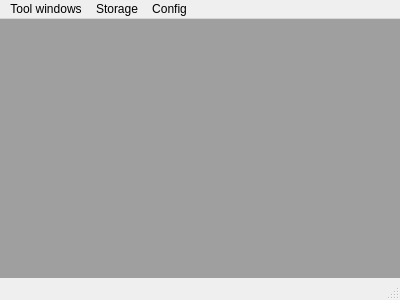
<?xml version="1.0" encoding="UTF-8"?>
<ui version="4.0">
 <class>ToolWindowManager</class>
 <widget class="QMainWindow" name="ToolWindowManager">
  <property name="geometry">
   <rect>
    <x>0</x>
    <y>0</y>
    <width>400</width>
    <height>300</height>
   </rect>
  </property>
  <property name="windowTitle">
   <string>ToolWindowManager</string>
  </property>
  <widget class="QWidget" name="centralWidget">
   <layout class="QVBoxLayout" name="verticalLayout">
    <property name="leftMargin">
     <number>0</number>
    </property>
    <property name="topMargin">
     <number>0</number>
    </property>
    <property name="rightMargin">
     <number>0</number>
    </property>
    <property name="bottomMargin">
     <number>0</number>
    </property>
    <item>
     <widget class="QMdiArea" name="mdiArea"/>
    </item>
   </layout>
  </widget>
  <widget class="QMenuBar" name="menuBar">
   <property name="geometry">
    <rect>
     <x>0</x>
     <y>0</y>
     <width>400</width>
     <height>23</height>
    </rect>
   </property>
   <widget class="QMenu" name="menuToolWindows">
    <property name="title">
     <string>Tool windows</string>
    </property>
   </widget>
   <widget class="QMenu" name="menuOptions">
    <property name="title">
     <string>Storage</string>
    </property>
    <addaction name="actionSaveState"/>
    <addaction name="actionRestoreState"/>
    <addaction name="actionClearState"/>
   </widget>
   <widget class="QMenu" name="menuConfig">
    <property name="title">
     <string>Config</string>
    </property>
    <addaction name="actionClosableTabs"/>
    <addaction name="actionInactiveTabButtonsVisible"/>
   </widget>
   <addaction name="menuToolWindows"/>
   <addaction name="menuOptions"/>
   <addaction name="menuConfig"/>
  </widget>
  <widget class="QStatusBar" name="statusBar"/>
  <action name="actionSaveState">
   <property name="text">
    <string>Save state</string>
   </property>
  </action>
  <action name="actionRestoreState">
   <property name="text">
    <string>Restore state</string>
   </property>
  </action>
  <action name="actionClearState">
   <property name="text">
    <string>Clear state and exit</string>
   </property>
  </action>
  <action name="actionClosableTabs">
   <property name="checkable">
    <bool>true</bool>
   </property>
   <property name="checked">
    <bool>true</bool>
   </property>
   <property name="text">
    <string>Closable tabs</string>
   </property>
  </action>
  <action name="actionInactiveTabButtonsVisible">
   <property name="checkable">
    <bool>true</bool>
   </property>
   <property name="checked">
    <bool>true</bool>
   </property>
   <property name="text">
    <string>Show buttons of inactive tabs</string>
   </property>
  </action>
 </widget>
 <layoutdefault spacing="6" margin="11"/>
 <resources/>
 <connections/>
</ui>
